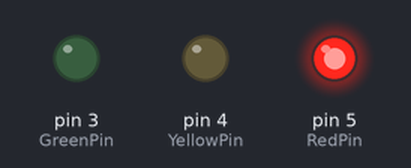
A sketch run on a simulated Arduino Uno, built with avr-gcc and run on an emulated ATmega328P. Parts: output pins drawn as LEDs (lit = HIGH).

Above: at 5.0 s.
At 10.5 s:
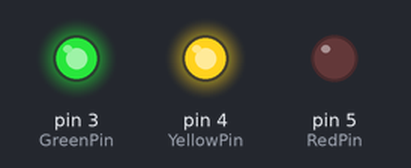
At 16.0 s:
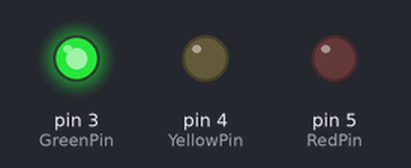
At 22.0 s:
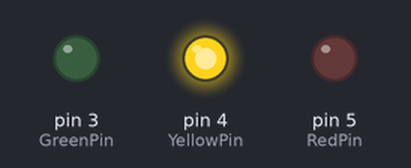
Timing chart, 0 to 29.9 s (numbered marks = the images above):
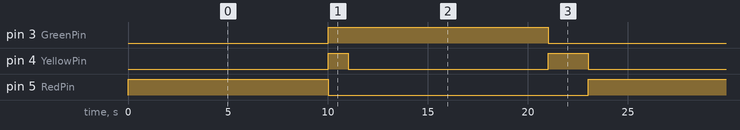

The sketch:

TrafficLight.ino
```cpp
const int RedPin = 5;
const int YellowPin = 4;
const int GreenPin = 3;
int RedTime = 10000;
int YellowTime = 2000;
int GreenTime = 10000;
int lightcycle = 0;


void setup() {
  // put your setup code here, to run once:
  pinMode(RedPin, OUTPUT);
  pinMode(YellowPin, OUTPUT);
  pinMode(GreenPin, OUTPUT);
  digitalWrite(RedPin, LOW);
  digitalWrite(YellowPin, LOW);
  digitalWrite(GreenPin, LOW);

}

void loop() {
  // put your main code here, to run repeatedly:
  lightcycle = lightcycle + 1 ;

  switch(lightcycle){
    case 0:
    break;
    case 1:
    digitalWrite(RedPin, HIGH);
    digitalWrite(YellowPin, LOW);
    digitalWrite(GreenPin, LOW);
    delay(RedTime);
    break;
    case 2:
    digitalWrite(RedPin, LOW);
    digitalWrite(YellowPin, HIGH);
    digitalWrite(GreenPin, HIGH);
    delay(YellowTime/2);
    digitalWrite(RedPin, LOW);
    digitalWrite(YellowPin, LOW);
    digitalWrite(GreenPin, HIGH);
    delay(GreenTime);
    break;
    case 3:
    digitalWrite(RedPin, LOW);
    digitalWrite(YellowPin, HIGH);
    digitalWrite(GreenPin, LOW);
    delay(YellowTime);
    lightcycle = 0;
    break;
  }


}
```

Measured:
- by itself, pin 3 (GreenPin): alternates HIGH for 11.0 s and LOW for 12.0 s
- by itself, pin 4 (YellowPin): repeats every 23.0 s: LOW 10.0 s, HIGH 2.0 s, LOW 10.0 s, HIGH 1.0 s
- by itself, pin 5 (RedPin): alternates HIGH for 10.0 s and LOW for 13.0 s
